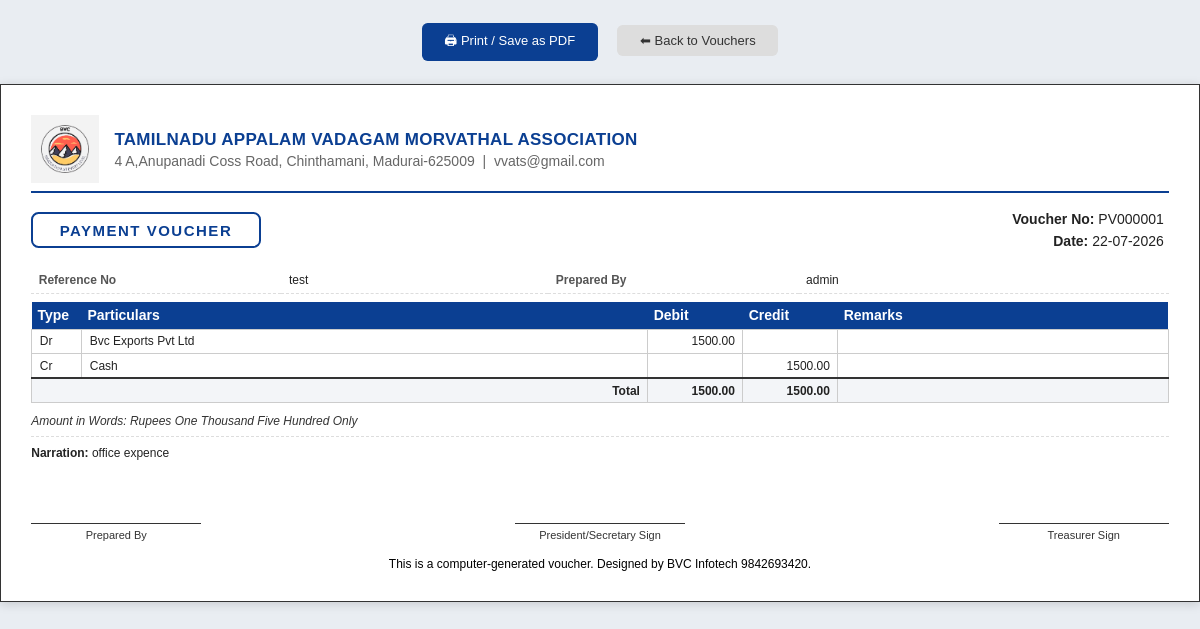
The page /vouchers/3/print/ (signed in) on the database its author committed.
### membership/models.py (models this page shows, shortened)
class Organisation(models.Model):
    organisation_name = models.CharField(max_length=200)
    short_name = models.CharField(max_length=50)
    address = models.TextField(blank=True)
    district = models.CharField(max_length=100, blank=True)
    state = models.CharField(max_length=100, blank=True)
    country = models.CharField(max_length=100, default="India")
    mobile = models.CharField(max_length=15, blank=True)
    email = models.EmailField(blank=True)
    website = models.URLField(blank=True)
    pan_no = models.CharField(
        max_length=20,
        blank=True,
        null=True,
    )
    gst_no = models.CharField(
    max_length=20,
    blank=True,
    null=True,
)
    registration_no = models.CharField(
        max_length=100,
        blank=True,
        null=True,
    )
    logo = models.ImageField(
        upload_to="organisation/logo/",
        blank=True,
        null=True,
    )
    is_active = models.BooleanField(default=True)
    created_at = models.DateTimeField(auto_now_add=True)

class Voucher(models.Model):
    VOUCHER_TYPES = (
        ("RV", "Receipt Voucher"),
        ("PV", "Payment Voucher"),
        ("JV", "Journal Voucher"),
        ("CV", "Contra Voucher"),
    )
    STATUS_CHOICES = (
        ("ACTIVE", "Active"),
        ("CANCELLED", "Cancelled"),
    )
    voucher_no = models.CharField(
        max_length=20,
        unique=True
    )
    voucher_type = models.CharField(
        max_length=2,
        choices=VOUCHER_TYPES
    )
    voucher_date = models.DateField()
    narration = models.TextField(
        blank=True,
        null=True
    )
    reference_no = models.CharField(
        max_length=100,
        blank=True,
        null=True
    )
    status = models.CharField(
        max_length=10,
        choices=STATUS_CHOICES,
        default="ACTIVE"
    )
    created_by = models.ForeignKey(
        User,
        on_delete=models.PROTECT
    )
    created_at = models.DateTimeField(
        auto_now_add=True
    )
    updated_at = models.DateTimeField(
        auto_now=True
    )
    class Meta:
        ordering = ["-voucher_date", "-id"]

class VoucherEntry(models.Model):
    voucher = models.ForeignKey(
        Voucher,
        on_delete=models.CASCADE,
        related_name="entries"
    )
    ledger = models.ForeignKey(
        Ledger,
        on_delete=models.PROTECT
    )
    debit = models.DecimalField(
        max_digits=12,
        decimal_places=2,
        default=0
    )
    credit = models.DecimalField(
        max_digits=12,
        decimal_places=2,
        default=0
    )
    narration = models.CharField(
        max_length=250,
        blank=True,
        null=True
    )
    entry_type = models.CharField(
        max_length=2,
        choices=(
            ("Dr","Debit"),
            ("Cr","Credit"),
        ),
        default="Dr"
    )
    class Meta:
        ordering = ["id"]

class Ledger(models.Model):
    OPENING_TYPE = (
        ("DEBIT", "Debit"),
        ("CREDIT", "Credit"),
    )
    ledger_code = models.CharField(
        max_length=20,
        unique=True
    )
    ledger_name = models.CharField(
        max_length=100,
        unique=True
    )
    group = models.ForeignKey(
        AccountGroup,
        on_delete=models.PROTECT,
        related_name="ledgers"
    )
    opening_balance = models.DecimalField(
        max_digits=12,
        decimal_places=2,
        default=0
    )
    opening_type = models.CharField(
        max_length=10,
        choices=OPENING_TYPE,
        default="DEBIT"
    )
    remarks = models.TextField(
        blank=True
    )
    is_system = models.BooleanField(
        default=False
    )
    is_active = models.BooleanField(
        default=True
    )
    created_at = models.DateTimeField(
        auto_now_add=True
    )
    updated_at = models.DateTimeField(
        auto_now=True
    )
    class Meta:
        ordering = ["ledger_code"]

### membership/views.py (the view)
# urls.py: path("vouchers/<int:pk>/print/", views.voucher_print, name="voucher_print"),
@login_required
def voucher_print(request, pk):
    voucher = get_object_or_404(Voucher, pk=pk)
    organisation = Organisation.objects.first()  # adjust to however you store your single org record
    return render(request, "membership/account/voucher_print.html", {
        "voucher": voucher,
        "organisation": organisation,
    })

### membership/templates/membership/account/voucher_print.html (shortened to what this page needs)
<!DOCTYPE html>
<html>
<head>
</head>
<body>
<div class="no-print">
    <button class="btn-print" onclick="window.print()">🖨 Print / Save as PDF</button>
    <a class="btn-back" href="{% url 'voucher_list' %}">⬅ Back to Vouchers</a>
</div>
<div class="voucher-sheet">
    <div class="letterhead">
        {% if organisation.logo %}
        <img src="{{ organisation.logo.url }}">
        {% endif %}
        <div>
            <div class="org-name">{{ organisation.organisation_name }}</div>
            <div class="org-sub">
                {{ organisation.address|default:"" }}
                {% if organisation.email %} &nbsp;|&nbsp; {{ organisation.email }}{% endif %}
            </div>
        </div>
    </div>
    <div class="voucher-title-row">
        <div class="voucher-type-badge">{{ voucher.get_voucher_type_display }}</div>
        <div class="voucher-meta">
            <div><b>Voucher No:</b> {{ voucher.voucher_no }}</div>
            <div><b>Date:</b> {{ voucher.voucher_date|date:"d-m-Y" }}</div>
        </div>
    </div>
    <table class="meta-table">
        <tr>
            <td class="label">Reference No</td>
            <td>{{ voucher.reference_no|default:"-" }}</td>
            <td class="label">Prepared By</td>
            <td>{{ voucher.created_by.username|default:"-" }}</td>
        </tr>
    </table>
    <table class="entries" id="entriesTable">
        <thead>
        <tr>
            <th width="50">Type</th>
            <th>Particulars</th>
            <th width="95">Debit</th>
            <th width="95">Credit</th>
            <th>Remarks</th>
        </tr>
        </thead>
        <tbody>
        {% for e in voucher.entries.all %}
        <tr>
            <td>{% if e.debit > 0 %}Dr{% else %}Cr{% endif %}</td>
            <td>{{ e.ledger.ledger_name }}</td>
            <td class="amount debit-cell">{% if e.debit > 0 %}{{ e.debit|floatformat:2 }}{% endif %}</td>
            <td class="amount credit-cell">{% if e.credit > 0 %}{{ e.credit|floatformat:2 }}{% endif %}</td>
            <td>{{ e.line_narration|default:"" }}</td>
        </tr>
        {% endfor %}
        <tr class="total-row">
            <td colspan="2" style="text-align:right;">Total</td>
            <td class="amount" id="totalDebitCell">0.00</td>
            <td class="amount" id="totalCreditCell">0.00</td>
            <td></td>
        </tr>
        </tbody>
    </table>
    <div class="amount-words">
        Amount in Words: <span id="amountWords">-</span>
    </div>
    <div class="narration-box">
        <b>Narration:</b> {{ voucher.narration|default:"-" }}
    </div>
    <div class="signature-row">
        <div class="signature-box">
            <div class="sign-line"></div>
            Prepared By
        </div>
        <div class="signature-box">
            <div class="sign-line"></div>
            President/Secretary Sign
        </div>
        <div class="signature-box">
            <div class="sign-line"></div>
            Treasurer Sign
        </div>
    </div>
    <div class="footer-note">
        This is a computer-generated voucher. Designed by BVC Infotech 9842693420.
    </div>
</div>
</body>
</html>

### membership/templates/membership/account/voucher_print.html (style rules this page uses)
* { box-sizing:border-box; }
body { margin:0; font-family:Arial, Helvetica, sans-serif; color:#222; background:#e9edf2; }
.no-print { text-align:center; padding:6mm 0; }
.no-print button, .no-print a { display:inline-block; padding:2.2mm 6mm; margin:0 2mm; font-size:13px; border:none; border-radius:1.5mm; cursor:pointer; text-decoration:none; }
.btn-print { background:#0b3f92; color:#fff; }
.btn-back { background:#ddd; color:#333; }
.voucher-sheet { width:100%; margin:0 auto 10mm; background:#fff; border:1px solid #333; padding:8mm; box-shadow:0 2px 10px rgba(0,0,0,0.15); }
.letterhead { display:flex; align-items:center; border-bottom:2px solid #0b3f92; padding-bottom:2mm; margin-bottom:2mm; }
.letterhead img { width:18mm; height:18mm; object-fit:contain; margin-right:4mm; }
.org-name { font-size:17px; font-weight:bold; color:#0b3f92; text-transform:uppercase; letter-spacing:0.3px; }
.org-sub { font-size:14px; color:#666; margin-top:0.8mm; }
.voucher-title-row { display:flex; justify-content:space-between; align-items:center; margin:4mm 0 ; }
.voucher-type-badge { font-size:15px; font-weight:bold; padding:2mm 7mm; border:2px solid #0b3f92; border-radius:2mm; color:#0b3f92; text-transform:uppercase; letter-spacing:1.5px; }
.voucher-meta { text-align:right; font-size:14px; line-height:1.6; margin-right: 5px; }
table.meta-table { width:100%; font-size:12px; border-collapse:collapse; margin-bottom:2mm; }
table.meta-table td { padding:1.5mm 2mm; border-bottom:1px dashed #ddd; }
table.meta-table td.label { font-weight:bold; color:#555; width:22%; }
table.entries { width:100%; border-collapse:collapse; font-size:12px; margin-top:2mm; }
table.entries th { background:#0b3f92; color:#fff; padding:1.5mm; text-align:left; font-size:14px; font-weight: bold; }
table.entries td { border:1px solid #ccc; padding:1.2mm 2mm; }
table.entries td.amount { text-align:right; font-variant-numeric:tabular-nums; }
table.entries tr.total-row td { font-weight:bold; border-top:2px solid #333; background:#f3f5f8; }
.amount-words { margin-top:3mm; font-size:12px; font-style:italic; color:#333; }
.narration-box { margin-top:2mm; font-size:12px; padding:2.5mm 0; border-top:1px dashed #ddd; }
.signature-row { display:flex; justify-content:space-between; margin-top:8mm; }
.signature-box { width:45mm; text-align:center; font-size:11px; color:#333; }
.sign-line { border-top:1px solid #333; margin-top:6mm; margin-bottom:1.5mm; }
.footer-note { margin-top:4mm; font-size:12px; color:black; text-align:center; }

### rows shown on the page
Organisation: logo (picture), organisation_name "TAMILNADU APPALAM VADAGAM MORVATHAL ASSOCIATION", address "4 A,Anupanadi Coss Road, Chinthamani, Madurai-625009", email "vvats@gmail.com"
Voucher: voucher_type "PAYMENT VOUCHER", voucher_no "PV000001", voucher_date "22-07-2026", reference_no "test", created_by.username "admin", narration "office expence"
VoucherEntry: shows "Dr", ledger.ledger_name "Bvc Exports Pvt Ltd", debit "1500.00"
VoucherEntry: debit "Cr", ledger.ledger_name "Cash", credit "1500.00"
